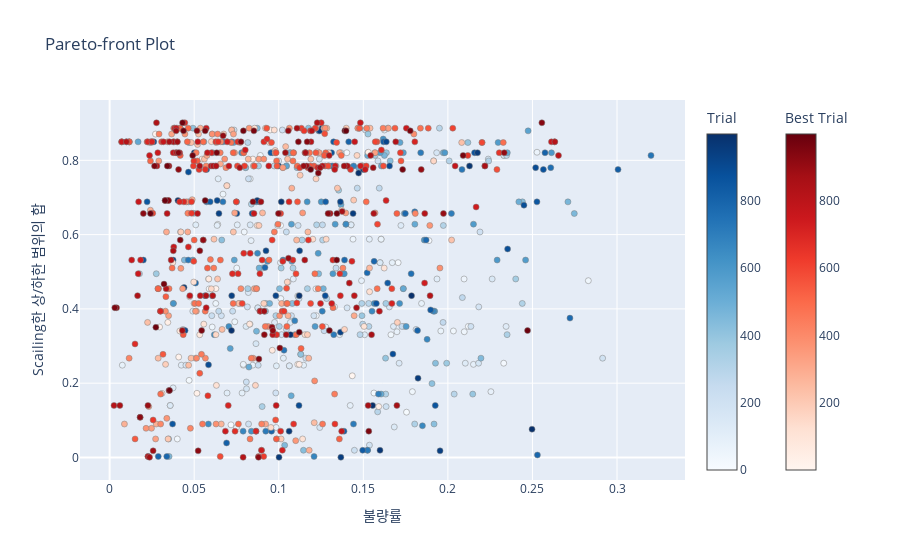

Source (notebook cell):
### Code cell
from plotly.io import show
import matplotlib.pyplot as plt
plt.rcParams['font.family'] ='Malgun Gothic'
plt.rcParams['axes.unicode_minus'] =False

fig = optuna.visualization.plot_pareto_front(
    study,
    targets=lambda t: (t.values[0], t.values[1]),
    target_names=["불량률", "Scailing한 상/하한 범위의 합"],
)

show(fig)

### Figure 1 — Plotly figure (JSON) as saved in the notebook; plotly's stock layout.template omitted (floating-point values rounded to 4 significant figures; data arrays with more than 128 entries replaced by an {"elided": "..."} marker saying what was removed)
{"data": [{"hovertemplate": "%{text}<extra>Trial</extra>", "marker": {"color": {"elided": "433 int values"}, "colorbar": {"title": {"text": "Trial"}}, "colorscale": [[0, "rgb(247,251,255)"], [0.125, "rgb(222,235,247)"], [0.25, "rgb(198,219,239)"], [0.375, "rgb(158,202,225)"], [0.5, "rgb(107,174,214)"], [0.625, "rgb(66,146,198)"], [0.75, "rgb(33,113,181)"], [0.875, "rgb(8,81,156)"], [1, "rgb(8,48,107)"]], "line": {"color": "Grey", "width": 0.5}}, "mode": "markers", "showlegend": false, "text": {"elided": "433 str values"}, "type": "scatter", "x": {"elided": "433 float values"}, "y": {"elided": "433 float values"}}, {"hovertemplate": "%{text}<extra>Best Trial</extra>", "marker": {"color": {"elided": "567 int values"}, "colorbar": {"title": {"text": "Best Trial"}, "x": 1.1, "xpad": 40}, "colorscale": [[0, "rgb(255,245,240)"], [0.125, "rgb(254,224,210)"], [0.25, "rgb(252,187,161)"], [0.375, "rgb(252,146,114)"], [0.5, "rgb(251,106,74)"], [0.625, "rgb(239,59,44)"], [0.75, "rgb(203,24,29)"], [0.875, "rgb(165,15,21)"], [1, "rgb(103,0,13)"]], "line": {"color": "Grey", "width": 0.5}}, "mode": "markers", "showlegend": false, "text": {"elided": "567 str values"}, "type": "scatter", "x": {"elided": "567 float values"}, "y": {"elided": "567 float values"}}], "layout": {"title": {"text": "Pareto-front Plot"}, "xaxis": {"title": {"text": "불량률"}}, "yaxis": {"title": {"text": "Scailing한 상/하한 범위의 합"}}}}
